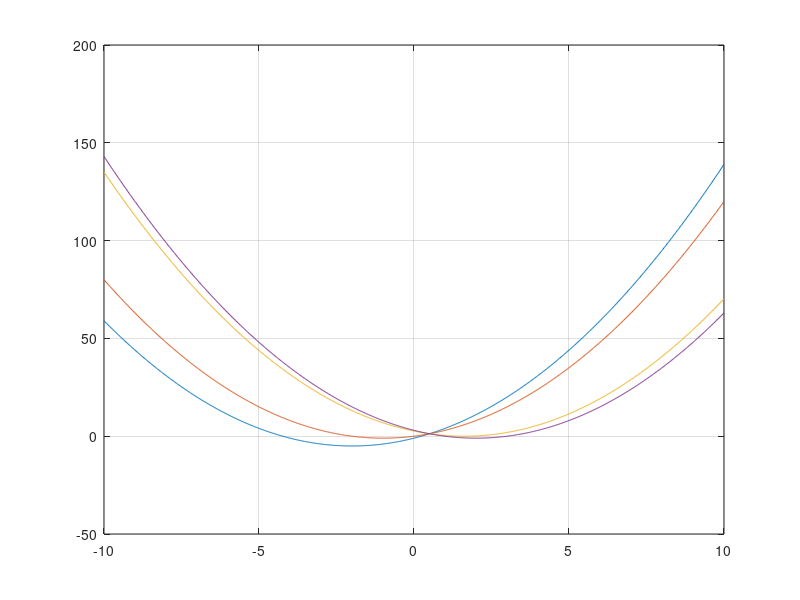

Write the MATLAB code that produced this figure. (Note: this script raises an error after producing the figure.)
%Functie de gr.2 cu parametru m: f(x)=x^2-2mx+m+1. Problema 1/172 manual Algebra
%cls.9
figure(1);
grid on;
x=linspace(-10,10,1000);
%whos;
m=-2;
f=x.^2-2*m*x+m+1;
plot(x,f);
grid on;
m=-1;
f=x.^2-2*m*x+m+1;
hold on;
plot(x,f);
m=(1+sqrt(5))/2;
f=x.^2-2*m*x+m+1;
hold on;
plot(x,f);
m=2;
f=x.^2-2*m*x+m+1;
hold on;
plot(x,f);
keyboard; %pass with (command) return;
close(1);%it seems close 'Figure 1'
clear all;
%Plot symbolic expression, equation, or function
syms x;
m=-1;
f=x^2-2*m*x+m+1;
f
ezplot(f);
grid on;
m=2;
f
f=x^2-2*m*x+m+1;
f
hold on;
ezplot(f);
m=-2;
f
f=x^2-2*m*x+m+1;
hold on;
ezplot(f);
keyboard;close(1);%it seems close 'Figure 1'
clear all;